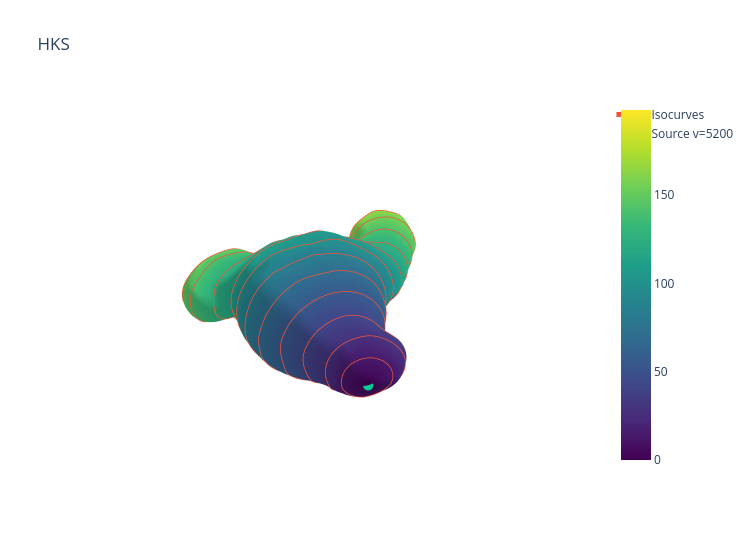

The cell this chart's notebook holds for it:
### Code cell
# ============================================================
# Plot geodesic distance to a specified source vertex + isocurves
# ============================================================

# --- USER SETTINGS ---
source_vertex = 5200          # <-- set this to the vertex index you want (int)
n_isocurves   = 12         # number of iso-levels
iso_min       = None       # e.g. 0.0 (leave None to auto)
iso_max       = None       # e.g. np.nanpercentile(dist, 95) (leave None to auto)
iso_band      = 0.003      # relative band around each level (fraction of (iso_max-iso_min)); controls line thickness

# --- compute geodesic distance on mesh vertices ---
# Assumes you have compute_geodesics(mesh, sources=[...], t=...) available (as in your earlier code)
dist = compute_geodesics(mesh, sources=[int(source_vertex)], t=None)
dist = np.asarray(dist).squeeze()
if dist.ndim != 1 or dist.shape[0] != mesh.v.shape[0]:
    raise ValueError("compute_geodesics returned unexpected shape; expected (V,) for a single source.")

# --- choose isocurve levels ---
dmin = float(np.nanmin(dist)) if iso_min is None else float(iso_min)
dmax = float(np.nanpercentile(dist, 98)) if iso_max is None else float(iso_max)  # robust upper bound
levels = np.linspace(dmin, dmax, n_isocurves + 2)[1:-1]  # exclude endpoints
band = float(iso_band) * max(dmax - dmin, 1e-12)

# ============================================================
# Helper: extract iso-line segments on a triangular mesh
# (marching-triangles style: for each triangle, intersect with level)
# ============================================================
def extract_isoline_segments(v, f, field, level, band=None):
    """
    Return Nx2x3 array of line segments approximating the isoline field=level.
    Uses linear interpolation on triangle edges.
    If band is not None, keeps triangles with min(field) <= level <= max(field) (standard).
    """
    v = np.asarray(v, float)
    f = np.asarray(f, int)
    s = np.asarray(field, float)

    segs = []

    for tri in f:
        ids = tri
        vals = s[ids]
        if not np.all(np.isfinite(vals)):
            continue

        lo, hi = vals.min(), vals.max()
        if level < lo or level > hi:
            continue

        # edges of triangle (a,b)
        edges = [(0,1), (1,2), (2,0)]
        pts = []

        for a, b in edges:
            va, vb = vals[a], vals[b]
            if (va - level) == 0.0 and (vb - level) == 0.0:
                # entire edge lies on contour (rare); skip to avoid heavy overdraw
                continue

            # check if the edge crosses the level (including one endpoint)
            if (va - level) * (vb - level) <= 0:
                if va == vb:
                    continue
                t = (level - va) / (vb - va)
                if 0.0 <= t <= 1.0:
                    pa = v[ids[a]]
                    pb = v[ids[b]]
                    p = pa + t * (pb - pa)
                    pts.append(p)

        # typical case: 2 intersection points => one segment
        if len(pts) == 2:
            segs.append([pts[0], pts[1]])
        # if we have >2 due to numerical coincidences, keep the first pair
        elif len(pts) > 2:
            segs.append([pts[0], pts[1]])

    if len(segs) == 0:
        return np.empty((0, 2, 3), float)
    return np.asarray(segs, float)

# Build one combined set of line points with NaN separators (Plotly style)
line_x, line_y, line_z = [], [], []
for lv in levels:
    segs = extract_isoline_segments(mesh.v, mesh.f, dist, lv)
    for s0, s1 in segs:
        line_x += [s0[0], s1[0], np.nan]
        line_y += [s0[1], s1[1], np.nan]
        line_z += [s0[2], s1[2], np.nan]

# ============================================================
# Plot
# ============================================================
fig = go.Figure()

# Mesh colored by geodesic distance
fig.add_trace(
    go.Mesh3d(
        x=mesh.v[:, 0], y=mesh.v[:, 1], z=mesh.v[:, 2],
        i=mesh.f[:, 0], j=mesh.f[:, 1], k=mesh.f[:, 2],
        intensity=dist,
        colorscale="Viridis",
        showscale=True,
        name="Geodesic distance",
        opacity=1.0,
    )
)

# Isocurves as line segments
fig.add_trace(
    go.Scatter3d(
        x=line_x, y=line_y, z=line_z,
        mode="lines",
        line=dict(width=3),
        name="Isocurves",
        showlegend=True,
    )
)

# Mark the source point
p0 = mesh.v[int(source_vertex)]
fig.add_trace(
    go.Scatter3d(
        x=[p0[0]], y=[p0[1]], z=[p0[2]],
        mode="markers",
        marker=dict(size=6),
        name=f"Source v={source_vertex}",
    )
)

fig.update_layout(
    title=f"Geodesic distance to vertex {source_vertex} with isocurves",
    scene=dict(
        xaxis=dict(visible=False),
        yaxis=dict(visible=False),
        zaxis=dict(visible=False),
        aspectmode="data",
    ),
    legend=dict(itemsizing="constant"),
)


fig.update_layout(
    scene = dict(
        xaxis=dict(visible=False),
        yaxis=dict(visible=False),
        zaxis=dict(visible=False),
        bgcolor='rgba(0,0,0,0)',   # optional, makes background transparent
    )
)


fig.update_layout(height=550, width=750, title='HKS')
fig.show()

# fig.write_image("single_organoid_geodesics.svg")

### Figure 1 — Plotly figure (JSON) as saved in the notebook; plotly's stock layout.template omitted (floating-point values rounded to 4 significant figures; data arrays with more than 128 entries replaced by an {"elided": "..."} marker saying what was removed)
{"data": [{"colorscale": [[0, "#440154"], [0.1111, "#482878"], [0.2222, "#3e4989"], [0.3333, "#31688e"], [0.4444, "#26828e"], [0.5556, "#1f9e89"], [0.6667, "#35b779"], [0.7778, "#6ece58"], [0.8889, "#b5de2b"], [1, "#fde725"]], "i": {"elided": "35998 int values"}, "intensity": {"elided": "18001 float values"}, "j": {"elided": "35998 int values"}, "k": {"elided": "35998 int values"}, "name": "Geodesic distance", "opacity": 1, "showscale": true, "type": "mesh3d", "x": {"elided": "18001 float values"}, "y": {"elided": "18001 float values"}, "z": {"elided": "18001 float values"}}, {"line": {"width": 3}, "mode": "lines", "name": "Isocurves", "showlegend": true, "type": "scatter3d", "x": {"elided": "12903 float values"}, "y": {"elided": "12903 float values"}, "z": {"elided": "12903 float values"}}, {"marker": {"size": 6}, "mode": "markers", "name": "Source v=5200", "type": "scatter3d", "x": [40.38], "y": [77.99], "z": [1.982]}], "layout": {"height": 550, "legend": {"itemsizing": "constant"}, "scene": {"aspectmode": "data", "bgcolor": "rgba(0,0,0,0)", "xaxis": {"visible": false}, "yaxis": {"visible": false}, "zaxis": {"visible": false}}, "title": {"text": "HKS"}, "width": 750}}
